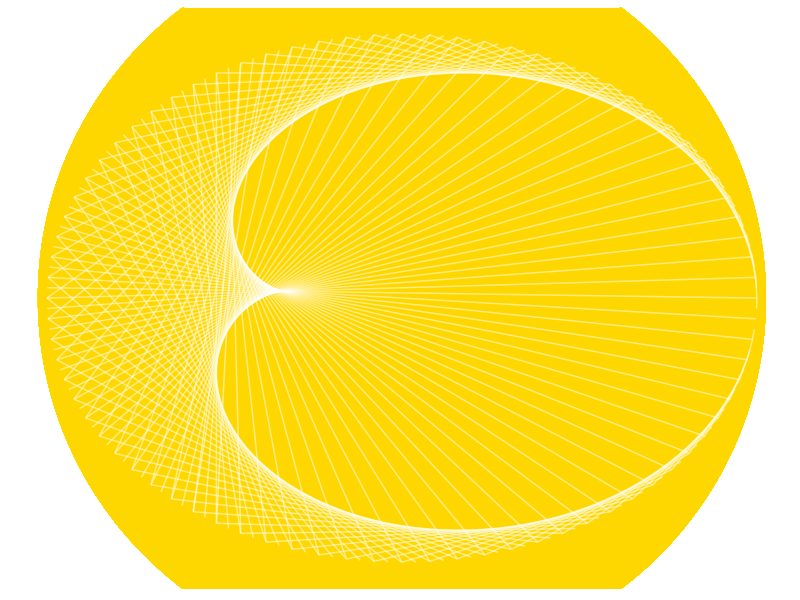

The R source for this figure:
library(ggplot2)
n=160
t1=1:n
t0=seq(from=3, to=2*n+1, by=2) %% n
t2=t0+(t0==0)*n
df=data.frame(x1=cos((t1-1)*2*pi/n), y1=sin((t1-1)*2*pi/n), x2=cos((t2-1)*2*pi/n), y2=sin((t2-1)*2*pi/n))
opt=theme(legend.position="none",
          panel.background = element_rect(fill="white"),
          panel.grid = element_blank(),
          axis.ticks=element_blank(),
          axis.title=element_blank(),
          axis.text =element_blank())
ggplot(df, aes(x = x1, y = y1, xend = x2, yend = y2)) +
  geom_point(x=0, y=0, size=245, color="gold")+
  geom_segment(color="white", alpha=.5)+opt